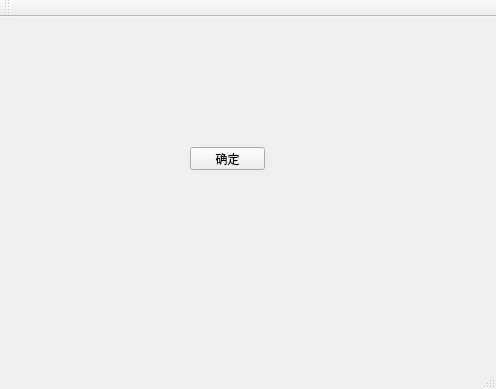
<?xml version="1.0" encoding="UTF-8"?>
<ui version="4.0">
 <class>mainWindowCR</class>
 <widget class="QMainWindow" name="mainWindowCR">
  <property name="geometry">
   <rect>
    <x>0</x>
    <y>0</y>
    <width>496</width>
    <height>389</height>
   </rect>
  </property>
  <property name="windowTitle">
   <string>mainWindowCR</string>
  </property>
  <widget class="QWidget" name="centralWidget">
   <widget class="QPushButton" name="pushButton">
    <property name="geometry">
     <rect>
      <x>190</x>
      <y>130</y>
      <width>75</width>
      <height>23</height>
     </rect>
    </property>
    <property name="text">
     <string>确定</string>
    </property>
   </widget>
  </widget>
  <widget class="QMenuBar" name="menuBar">
   <property name="geometry">
    <rect>
     <x>0</x>
     <y>0</y>
     <width>496</width>
     <height>23</height>
    </rect>
   </property>
  </widget>
  <widget class="QToolBar" name="mainToolBar">
   <attribute name="toolBarArea">
    <enum>TopToolBarArea</enum>
   </attribute>
   <attribute name="toolBarBreak">
    <bool>false</bool>
   </attribute>
  </widget>
  <widget class="QStatusBar" name="statusBar"/>
 </widget>
 <layoutdefault spacing="6" margin="11"/>
 <resources/>
 <connections/>
</ui>
